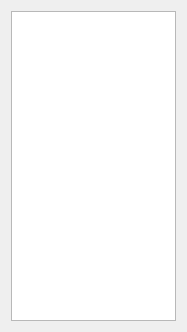
<?xml version="1.0" encoding="UTF-8"?>
<ui version="4.0">
 <class>LegendWidget</class>
 <widget class="QWidget" name="LegendWidget">
  <property name="geometry">
   <rect>
    <x>0</x>
    <y>0</y>
    <width>187</width>
    <height>332</height>
   </rect>
  </property>
  <property name="windowTitle">
   <string>Legend</string>
  </property>
  <layout class="QVBoxLayout" name="verticalLayout">
   <item>
    <widget class="MarbleLegendBrowser" name="marbleLegendBrowser">
     <property name="horizontalScrollBarPolicy">
      <enum>Qt::ScrollBarAlwaysOff</enum>
     </property>
    </widget>
   </item>
  </layout>
 </widget>
 <customwidgets>
  <customwidget>
   <class>MarbleLegendBrowser</class>
   <extends>QTextBrowser</extends>
   <header>MarbleLegendBrowser.h</header>
  </customwidget>
 </customwidgets>
 <resources/>
 <connections/>
</ui>
